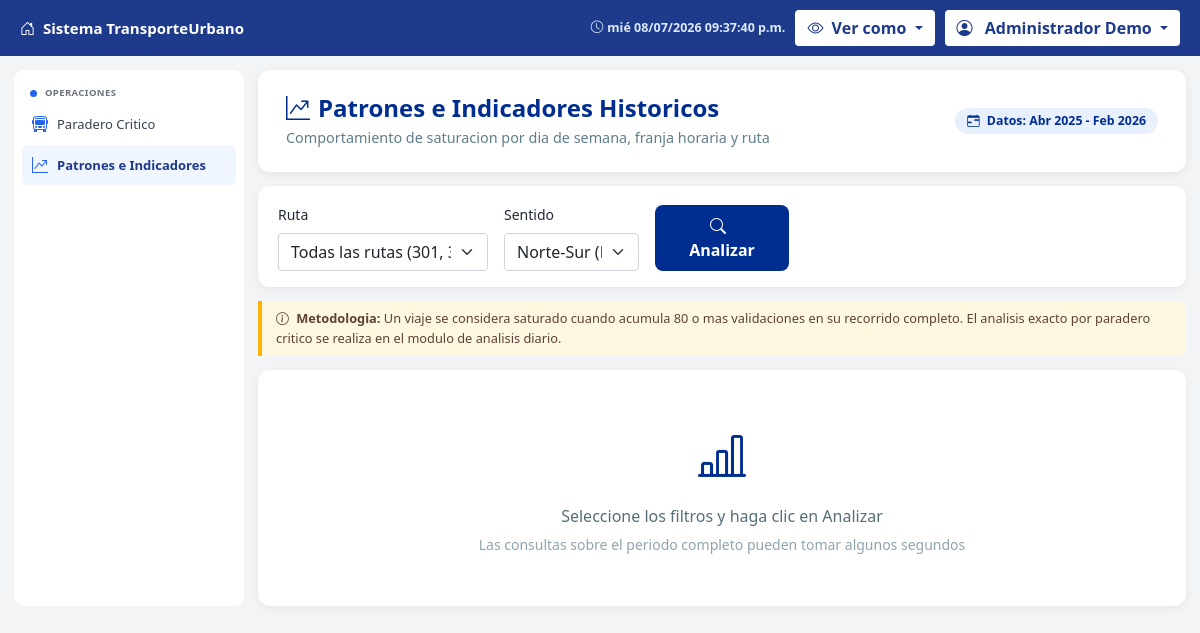
The app's page /paradero_critico/kpi_patrones.php (signed in) with its own data.
### tables this page shows
CREATE TABLE `4usuario_permisos` (
  `id` int(11) NOT NULL AUTO_INCREMENT,
  `usuario_id` int(11) NOT NULL,
  `modulo_id` int(11) NOT NULL,
  `puede_ver` tinyint(1) DEFAULT 0,
  `puede_crear` tinyint(1) DEFAULT 0,
  `puede_editar` tinyint(1) DEFAULT 0,
  `puede_eliminar` tinyint(1) DEFAULT 0,
  `restricciones_json` text DEFAULT NULL,
  `created_at` timestamp NOT NULL DEFAULT current_timestamp(),
  `updated_at` timestamp NOT NULL DEFAULT current_timestamp() ON UPDATE current_timestamp(),
  PRIMARY KEY (`id`),
  UNIQUE KEY `unique_user_module` (`usuario_id`,`modulo_id`),
  KEY `idx_permisos_usuario` (`usuario_id`),
  KEY `idx_permisos_modulo` (`modulo_id`),
  CONSTRAINT `fk_demo_permisos_usuario` FOREIGN KEY (`usuario_id`) REFERENCES `4usuario` (`id`) ON DELETE CASCADE,
  CONSTRAINT `fk_demo_permisos_modulo`  FOREIGN KEY (`modulo_id`)  REFERENCES `4usuario_modulos` (`id`) ON DELETE CASCADE
);

CREATE TABLE `4usuario_modulos` (
  `id` int(11) NOT NULL AUTO_INCREMENT,
  `nombre` varchar(50) NOT NULL,
  `descripcion` varchar(255) DEFAULT NULL,
  `ruta` varchar(255) NOT NULL,
  `icono` varchar(50) DEFAULT 'bi-app',
  `orden` int(11) DEFAULT 0,
  `grupo` varchar(50) DEFAULT NULL,
  `activo` tinyint(1) DEFAULT 1,
  `created_at` timestamp NOT NULL DEFAULT current_timestamp(),
  PRIMARY KEY (`id`),
  UNIQUE KEY `nombre` (`nombre`),
  KEY `idx_modulos_activo` (`activo`)
);

### perfil_usuario/verificar_sesion.php (called while the page is built, shortened)
<?php
$usuario_id = $_SESSION['usuario_id'];
$usuario_nombre = $_SESSION['usuario_nombre'];
$usuario_rol = $_SESSION['usuario_rol'];
?>

### perfil_usuario/verificar_permisos.php (called while the page is built, shortened)
<?php
require_once __DIR__ . '/../conexion.php';
function obtenerModulosVisibles($usuario_id) {
    global $conexion;
    $sql = "SELECT
                m.id,
                m.nombre,
                m.descripcion,
                m.ruta,
                m.icono,
                m.orden,
                m.grupo,
                p.puede_ver,
                p.puede_crear,
                p.puede_editar,
                p.puede_eliminar
            FROM 4usuario_modulos m
            INNER JOIN 4usuario_permisos p ON m.id = p.modulo_id
            WHERE p.usuario_id = ?
            AND m.activo = 1
            AND p.puede_ver = 1
            ORDER BY m.orden ASC";
    $stmt = $conexion->prepare($sql);
    $stmt->bind_param("i", $usuario_id);
    $stmt->execute();
    $result = $stmt->get_result();
    $modulos = [];
    while ($row = $result->fetch_assoc()) {
        $modulos[] = $row;
    }
    return $modulos;
}
?>

### perfil_usuario/_layout.php (the view, shortened to what this page needs)
<?php
if (!function_exists('layout_inicio')):
function cta_color_grupo($grupo) {
    $palette = ['#2563eb','#059669','#7c3aed','#ea580c','#0d9488','#db2777','#475569','#ca8a04'];
    $h = 0;
    for ($i = 0, $n = strlen($grupo); $i < $n; $i++) { $h += ord($grupo[$i]); }
    return $palette[$h % count($palette)];
}
function cta_usuario_efectivo() {
    global $usuario_id, $usuario_nombre, $usuario_rol, $conexion;
    $real = ['id' => $usuario_id, 'nombre' => $usuario_nombre, 'rol' => $usuario_rol, 'es_preview' => false];
    if (($usuario_rol ?? '') !== 'admin' || empty($_SESSION['ver_como_id'])) return $real;
    $id = (int) $_SESSION['ver_como_id'];
    $stmt = $conexion->prepare("SELECT id, nombre, rol FROM `4usuario` WHERE id = ? AND activo = 1");
    $stmt->bind_param('i', $id);
    $stmt->execute();
    $u = $stmt->get_result()->fetch_assoc();
    return ['id' => (int) $u['id'], 'nombre' => $u['nombre'], 'rol' => $u['rol'],
            'es_preview' => true, 'real_nombre' => $usuario_nombre];
}
function layout_inicio($titulo = 'Sistema TransporteUrbano', $modulo_activo = '') {
    global $usuario_id, $usuario_nombre, $usuario_username, $usuario_rol, $conexion;
    $ef = cta_usuario_efectivo();
    $pu = $GLOBALS['cta_pu_base'] ?? '';
    $modulos = function_exists('obtenerModulosVisibles')
        ? obtenerModulosVisibles($ef['id']) : [];
    $grupos = [];
    foreach ($modulos as $m) {
        $g = $m['grupo'] ?? 'GENERAL';
        $grupos[$g][] = $m;
    }
    ?>
<!DOCTYPE html>
<html lang="es">
<head>
    <link href="https://cdn.jsdelivr.net/npm/bootstrap@5.1.3/dist/css/bootstrap.min.css" rel="stylesheet">
    <link rel="stylesheet" href="https://cdn.jsdelivr.net/npm/bootstrap-icons@1.11.0/font/bootstrap-icons.css">
</head>
<body>
    <header class="cta-topbar">
        <a class="cta-brand" href="<?= $pu ?>dashboard.php">
            <i class="bi bi-house-door"></i> Sistema TransporteUrbano
        </a>
        <div class="cta-topbar-right">
        <span class="cta-reloj" title="Fecha y hora de la sesión"><i class="bi bi-clock me-1"></i><span id="ctaRelojTxt">--:--:--</span></span>
        <?php if (($usuario_rol ?? '') === 'admin'):
        ?>
        <div class="dropdown">
            <button class="btn btn-light dropdown-toggle" type="button" id="dropdownVerComo" data-bs-toggle="dropdown">
                <i class="bi bi-eye me-1"></i> Ver como
            </button>
        </div>
        <?php endif; ?>
        <div class="dropdown">
            <button class="btn btn-light dropdown-toggle" type="button" id="dropdownUser" data-bs-toggle="dropdown">
                <i class="bi bi-person-circle me-2"></i>
                <?= htmlspecialchars($usuario_nombre ?? '') ?>
            </button>
        </div>
        </div>
    </header>
    <div class="cta-app">
        <aside class="cta-sidebar">
            <?php if (empty($grupos)): ?>
                <div class="cta-sidebar-empty">
                    <i class="bi bi-inbox"></i><br>Sin módulos asignados
                </div>
            <?php else: ?>
                <?php foreach ($grupos as $nombre_grupo => $items): $cg = cta_color_grupo($nombre_grupo); ?>
                    <p class="cta-group">
                        <span class="cta-group-dot" style="background: <?= $cg ?>"></span>
                        <?= htmlspecialchars($nombre_grupo) ?>
                    </p>
                    <?php foreach ($items as $m): ?>
                        <a class="cta-item <?= ($m['nombre'] === $modulo_activo ? 'active' : '') ?>"
                           href="<?= htmlspecialchars($m['ruta']) ?>">
                            <i class="bi <?= htmlspecialchars($m['icono'] ?: 'bi-app') ?>" style="color: <?= $cg ?>"></i>
                            <span><?= htmlspecialchars($m['descripcion'] ?: $m['nombre']) ?></span>
                        </a>
                    <?php endforeach; ?>
                <?php endforeach; ?>
            <?php endif; ?>
        </aside>
        <main class="cta-main">
    <?php
}
function layout_fin() {
    ?>
        </main>
    </div>
</body>
</html>
    <?php
}
endif;

### perfil_usuario/_layout.php (style rules this page uses)
:root { --cta-navy: #1e3a8a; --cta-blue: #2563eb; --cta-bg: #f3f4f6; --cta-ink: #1f2937; --cta-muted: #6b7280; --cta-amber: #fef3c7; --cta-amberink:#854f0b; }
* { box-sizing: border-box; }
body { margin: 0; background: var(--cta-bg); color: var(--cta-ink); font-family: 'Segoe UI', Tahoma, Geneva, Verdana, sans-serif; }
.cta-topbar { background: var(--cta-navy); color: #fff; padding: 10px 20px; display: flex; justify-content: space-between; align-items: center; position: sticky; top: 0; z-index: 1030; }
.cta-brand { font-size: 15px; font-weight: 700; color: #fff; text-decoration: none; display: flex; align-items: center; gap: 8px; }
.cta-topbar .btn-light { background: #fff; color: var(--cta-navy); font-weight: 600; border: none; }
.cta-topbar-right { display: flex; align-items: center; gap: 10px; }
.cta-reloj { color: #dbeafe; font-size: 12.5px; font-weight: 600; display: flex; align-items: center; white-space: nowrap; }
.cta-app { display: grid; grid-template-columns: 230px 1fr; gap: 14px; padding: 14px; }
.cta-sidebar { background: #fff; border-radius: 10px; padding: 12px 8px; position: sticky; top: 64px; max-height: calc(100vh - 80px); overflow-y: auto; scrollbar-width: none; -ms-overflow-style: none; }
.cta-group { font-size: 9.5px; color: var(--cta-muted); margin: 4px 8px; font-weight: 700; text-transform: uppercase; letter-spacing: .4px; }
.cta-group-dot { display: inline-block; width: 7px; height: 7px; border-radius: 50%; margin-right: 5px; vertical-align: middle; }
.cta-item { display: flex; align-items: center; gap: 9px; padding: 8px 10px; border-radius: 6px; color: #374151; text-decoration: none; margin-bottom: 1px; transition: background .1s; font-size: 13px; }
.cta-item.active { background: #eff6ff; color: var(--cta-navy); font-weight: 700; }
.cta-item i { font-size: 16px; }
.cta-main { display: flex; flex-direction: column; gap: 12px; min-width: 0; }

### paradero_critico/kpi_patrones.php (style rules this page uses)
:root { --primary: #002E90; --primary-dark: #002167; }

### records on screen
4usuario_permisos: modulo.descripcion "Paradero Critico"
4usuario_permisos: modulo.descripcion "Patrones e Indicadores"

### other values on screen
$usuario_nombre "Administrador Demo"
$nombre_grupo "OPERACIONES"
